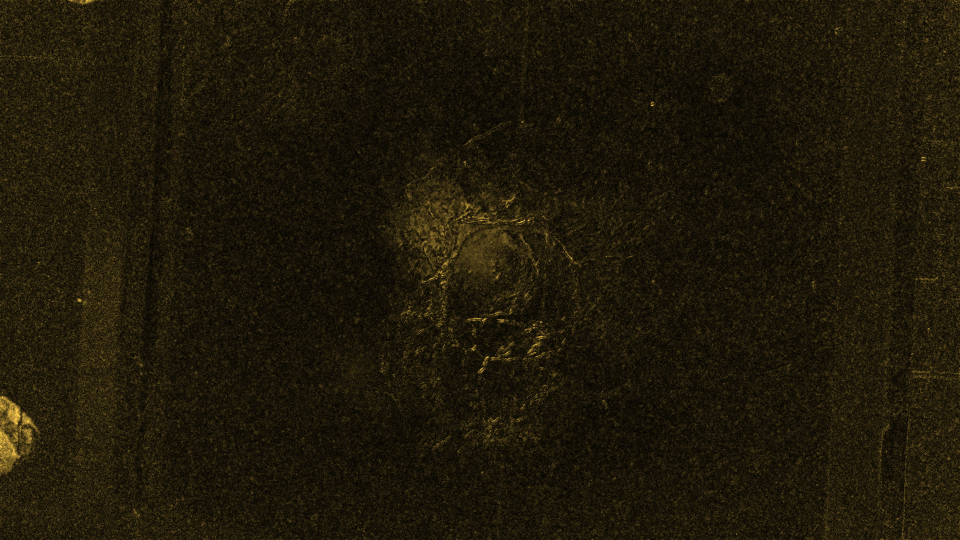
#> input picture apps/edge/assets/mock_example.webp, 1920 x 1080 px (shown at 1/2 size)
$ python -i processing.py   (imports and definitions only)
#> lines starting #> are read from the running program, lines starting #| are printed output that depends on the picture
from __future__ import annotations

from typing import Any

import cv2
import numpy as np


def compute_dust_intensity(image: np.ndarray) -> np.ndarray:
    """Mirror the original cubesat/main.py brightness anomaly pipeline."""

    gray = cv2.cvtColor(image, cv2.COLOR_RGB2GRAY)
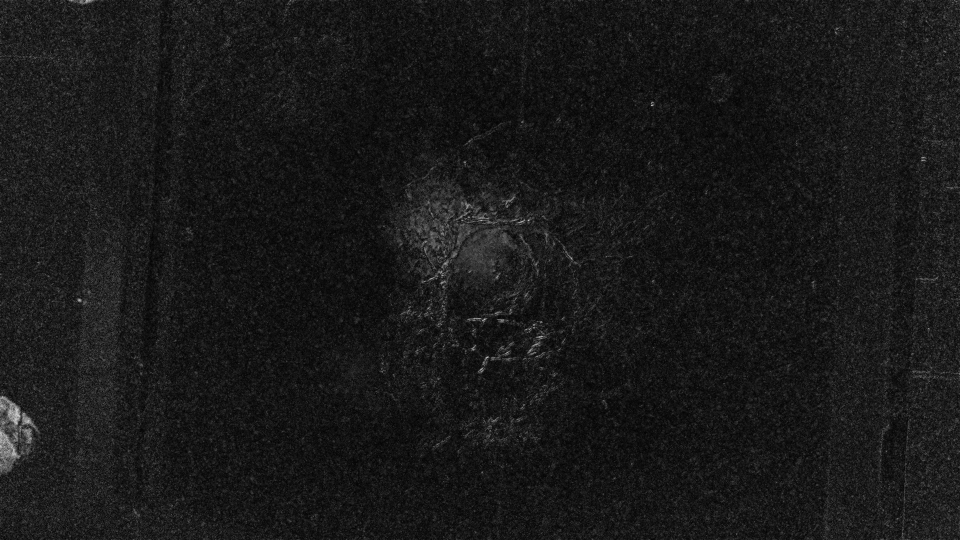
#> gray: shape (1080, 1920) (shown at 1/2 size); min 0, max 205, mean 24.9
    denoised = cv2.fastNlMeansDenoising(gray, None, h=26, templateWindowSize=9, searchWindowSize=35)
    denoised = cv2.medianBlur(denoised, 7)
    denoised = cv2.GaussianBlur(denoised, (5, 5), 0)
    enhanced = cv2.createCLAHE(clipLimit=3.0, tileGridSize=(8, 8)).apply(denoised)
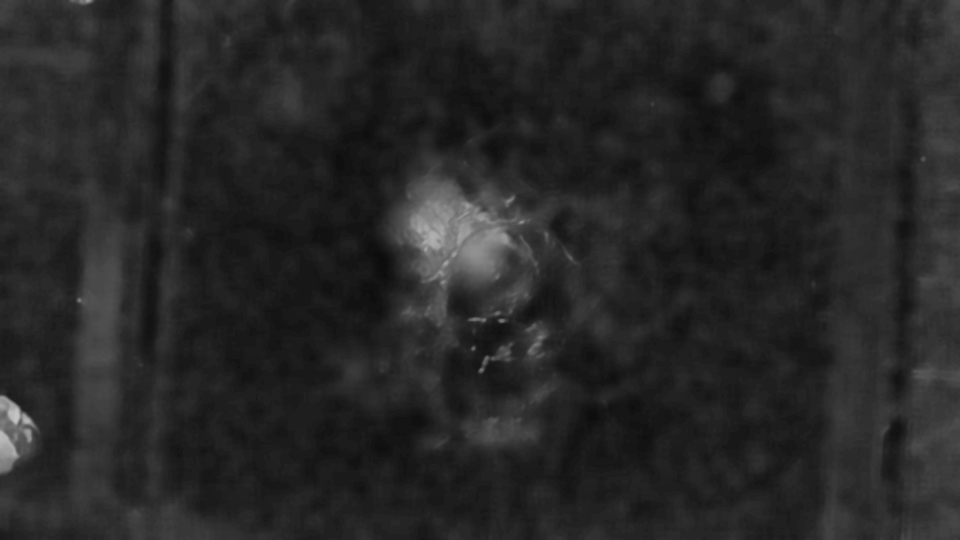
#> enhanced: shape (1080, 1920) (shown at 1/2 size); min 12, max 197, mean 38.9
    blurred = cv2.GaussianBlur(enhanced, (5, 5), 0)
    background = cv2.GaussianBlur(blurred, (31, 31), 0)
    anomaly = cv2.subtract(blurred, background)
    normalized = cv2.normalize(anomaly.astype(np.float32), None, 0.0, 1.0, cv2.NORM_MINMAX)
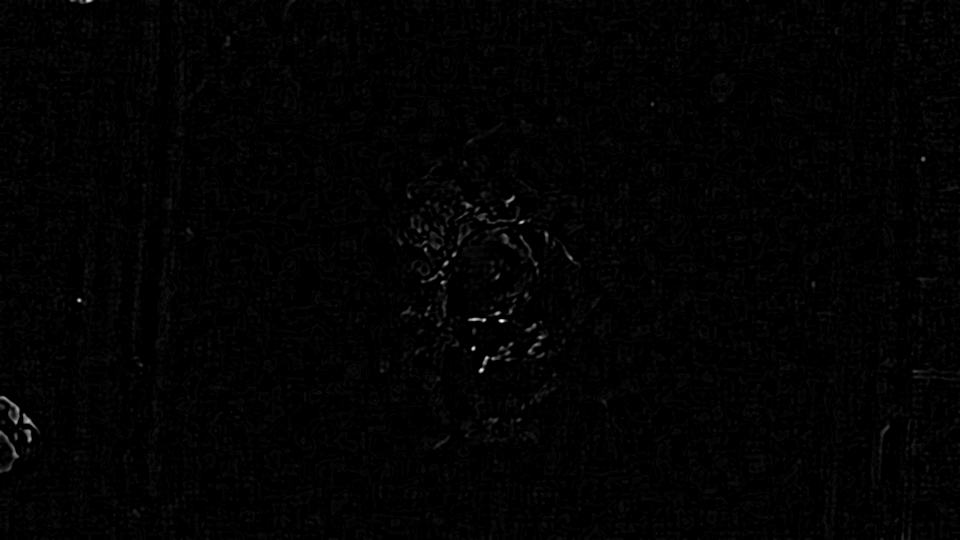
#> normalized: shape (1080, 1920) float32 (shown at 1/2 size); min 0, max 1, mean 0.01
    log_response = np.log1p(normalized * 18.0) / np.log1p(18.0)
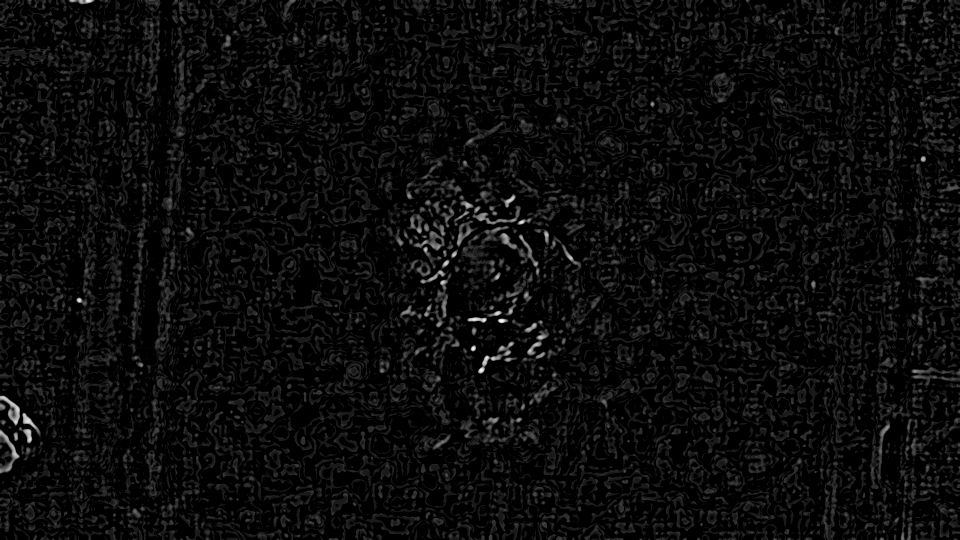
#> log_response: shape (1080, 1920) float32 (shown at 1/2 size); min 0, max 1, mean 0.0446
    emphasized = np.power(log_response, 1.7)
    return cv2.convertScaleAbs(emphasized * 255.0)


def detect_dust_regions(
    intensity: np.ndarray,
    threshold: int,
    minimum_region_area: int,
) -> tuple[np.ndarray, list[dict[str, Any]]]:
    _, mask = cv2.threshold(intensity, threshold, 255, cv2.THRESH_BINARY)
    kernel = np.ones((5, 5), np.uint8)
    mask = cv2.morphologyEx(mask, cv2.MORPH_CLOSE, kernel)
    contours, _ = cv2.findContours(mask, cv2.RETR_EXTERNAL, cv2.CHAIN_APPROX_SIMPLE)
    regions: list[dict[str, Any]] = []
    for contour in contours:
        area = cv2.contourArea(contour)
        if area < minimum_region_area:
            continue
        x, y, w, h = cv2.boundingRect(contour)
        regions.append({"bbox": [int(x), int(y), int(w), int(h)], "area": float(area)})
    return mask, regions


def compress_matrix(intensity: np.ndarray) -> np.ndarray:
    matrix = cv2.resize(intensity, (64, 36)).astype(np.float32)
    max_value = float(np.max(matrix))
    if max_value > 0:
        matrix = matrix / max_value
    return matrix

>>> import cv2
>>> picture = cv2.cvtColor(cv2.imread('../../assets/mock_example.webp'), cv2.COLOR_BGR2RGB)
>>> result = compute_dust_intensity(picture)
